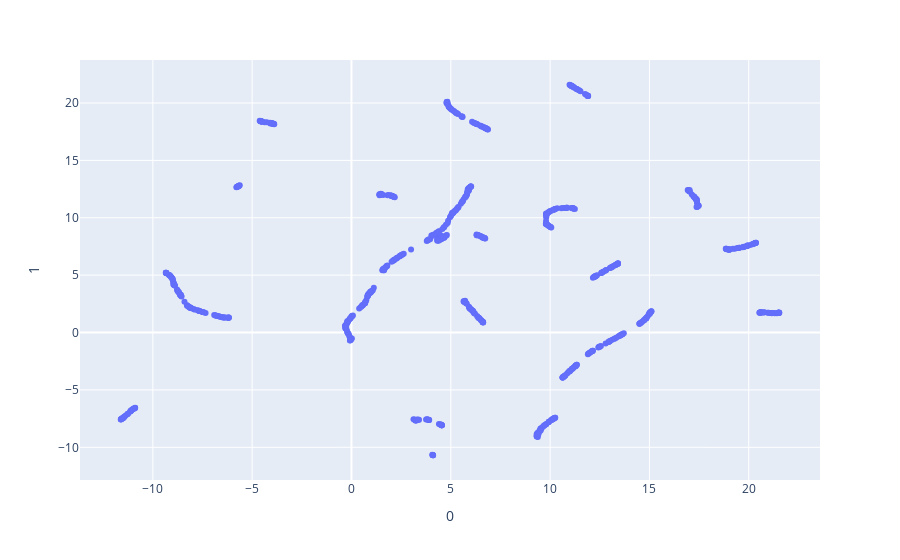
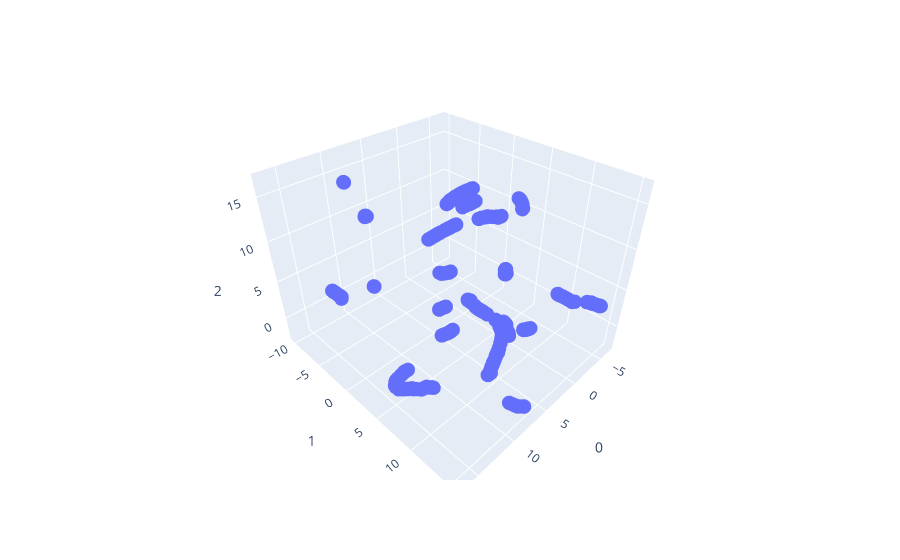

The code cell stored with these charts, in order, in its notebook:
### Code cell
pk_multi.umap_graphs(mat_words_subjects)

### Figure 1 — Plotly figure (JSON) as saved in the notebook; plotly's stock layout.template omitted (floating-point values rounded to 4 significant figures; data arrays with more than 128 entries replaced by an {"elided": "..."} marker saying what was removed)
{"data": [{"hovertemplate": "0=%{x}<br>1=%{y}<extra></extra>", "legendgroup": "", "marker": {"color": "#636efa", "symbol": "circle"}, "mode": "markers", "name": "", "orientation": "v", "showlegend": false, "type": "scatter", "x": {"elided": "864 float values"}, "xaxis": "x", "y": {"elided": "864 float values"}, "yaxis": "y"}], "layout": {"legend": {"tracegroupgap": 0}, "margin": {"t": 60}, "xaxis": {"anchor": "y", "domain": [0, 1], "title": {"text": "0"}}, "yaxis": {"anchor": "x", "domain": [0, 1], "title": {"text": "1"}}}}

### Figure 2 — Plotly figure (JSON) as saved in the notebook; plotly's stock layout.template omitted (floating-point values rounded to 4 significant figures; data arrays with more than 128 entries replaced by an {"elided": "..."} marker saying what was removed)
{"data": [{"hovertemplate": "0=%{x}<br>1=%{y}<br>2=%{z}<extra></extra>", "legendgroup": "", "marker": {"color": "#636efa", "size": 5, "symbol": "circle"}, "mode": "markers", "name": "", "scene": "scene", "showlegend": false, "type": "scatter3d", "x": {"elided": "864 float values"}, "y": {"elided": "864 float values"}, "z": {"elided": "864 float values"}}], "layout": {"legend": {"tracegroupgap": 0}, "margin": {"t": 60}, "scene": {"domain": {"x": [0, 1], "y": [0, 1]}, "xaxis": {"title": {"text": "0"}}, "yaxis": {"title": {"text": "1"}}, "zaxis": {"title": {"text": "2"}}}}}
